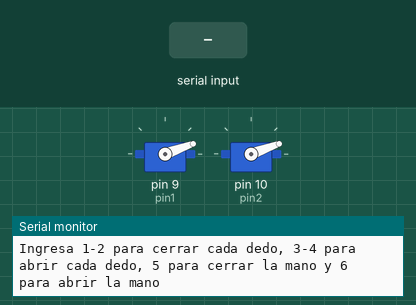
Simulated run of this sketch. Board: Arduino Uno, built with avr-gcc and run on an emulated ATmega328P. On the bench: 2 × servo, the last lines printed to the serial monitor. Inputs (shaded band) come from the test bench.

Above: at 1.2 s.
1.3 s: "5\n" received over Serial
At 2.3 s:
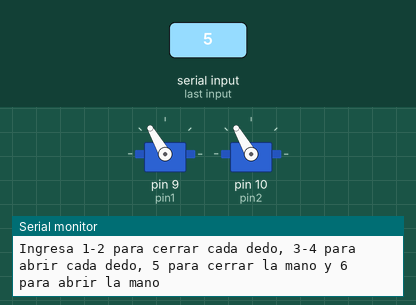
2.8 s: "6\n" received over Serial
At 3.5 s:
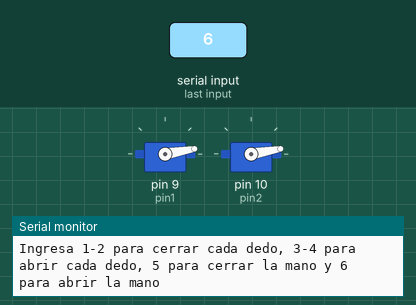
Timing chart, 0 to 5.8 s (numbered marks = the images above; inputs shaded):
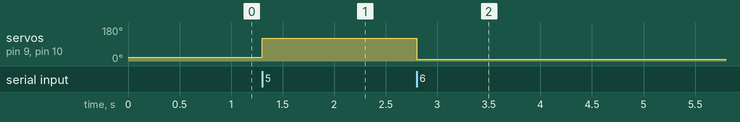

The sketch:

Control_de_2_dedos.ino
```cpp
 #include <Servo.h>

Servo servo1, servo2;

int pin1 = 9;
int pin2 = 10;

int servoPositions[2] = {20, 20};
int position =20;
void setup() {
  servo1.attach(pin1);
  servo2.attach(pin2);

  Serial.begin(9600);

  servo1.write(servoPositions[0]);
  servo2.write(servoPositions[1]);

  Serial.println("Ingresa 1-2 para cerrar cada dedo, 3-4 para abrir cada dedo, 5 para cerrar la mano y 6 para abrir la mano");
}

void loop() {
  if (Serial.available() > 0) {
    int input = Serial.parseInt();

    if (input >= 1 && input <= 2) {
       position = 120;

      if (position >= 0 && position <= 180) {
        servoPositions[input - 1] = position;
        moveFingers();
        Serial.print(input);
        Serial.print(" movido a ");
        Serial.println(position);
        Serial.println("Ingresa 1-2 para cerrar cada dedo, 3-4 para abrir cada dedo, 5 para cerrar la mano y 6 para abrir la mano");
      } else {
        Serial.println("Posición no válida, debe ser entre 0 y 180.");
        Serial.println("Ingresa 1-2 para cerrar cada dedo, 3-4 para abrir cada dedo, 5 para cerrar la mano y 6 para abrir la mano");
      }
    }

    else if (input == 3 or input == 4) {
       position = 15;

      if (position >= 0 && position <= 180) {
        servoPositions[input - 1] = position;
        moveFingers();
        Serial.print("Dedo ");
        Serial.print(input);
        Serial.print(" movido a ");
        Serial.println(position);
        Serial.println("Ingresa 1-2 para controlar cada dedo, o 6 para cerrar la mano");
      } else {
        Serial.println("Posición no válida, debe ser entre 0 y 180.");
        Serial.println("Ingresa 1-2 para cerrar cada dedo, 3-4 para abrir cada dedo, 5 para cerrar la mano y 6 para abrir la mano");
      }
    }

    else if (input == 5) {
      cerrarMano(120);
      Serial.println("Mano Cerrada");
        Serial.println("Ingresa 1-2 para cerrar cada dedo, 3-4 para abrir cada dedo, 5 para cerrar la mano y 6 para abrir la mano");
    }

    else if (input == 6) {
      cerrarMano(10);
      Serial.println("Mano Cerrada");
        Serial.println("Ingresa 1-2 para cerrar cada dedo, 3-4 para abrir cada dedo, 5 para cerrar la mano y 6 para abrir la mano");
    }
  }
}

// Función para mover los dedos a la posición seleccionada
void moveFingers() {
  servo1.write(servoPositions[0]);
  servo2.write(servoPositions[1]);
}

// Función para cerrar la mano
void cerrarMano(int position) {
  servoPositions[0] = position;
  servoPositions[1] = position;
  moveFingers();
}
```

Measured:
- after the input at 1.3 s, servo on pin 9 (pin1), servo on pin 10 (pin2): 20° → 120° at once
- after the input at 2.8 s, servo on pin 9 (pin1), servo on pin 10 (pin2): 120° → 10° at once
